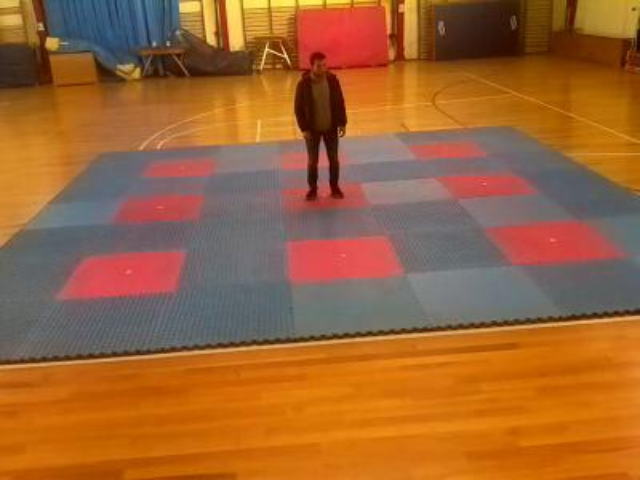
//> input picture 44_countingPixels2/000001.png, 640 x 480 px
$ ./main   (built with g++ and OpenCV 4)
//> lines starting //> are read from the running program, lines starting //| are printed output that depends on the picture; after the words box and inside, x2 and y2 are one past the last pixel; in counts of white or black regions, pixels touching at a corner belong together
### 44_countingPixels2/integral.h
//
// Created by laila on 24-05-21.
//


#if !defined IINTEGRAL
#define IINTEGRAL

#include <opencv2/core.hpp>
#include <opencv2/highgui.hpp>
#include <opencv2/imgproc.hpp>

#include <vector>

template <typename T, int N>
class IntegralImage {

    cv::Mat integralImage;

public:

    IntegralImage(cv::Mat image) {

        // (costly) computation of the integral image
        cv::integral(image,integralImage,cv::DataType<T>::type);
    }

    // compute sum over sub-regions of any size from 4 pixel access
    cv::Vec<T,N> operator()(int xo, int yo, int width, int height) {

        // window at (xo,yo) of size width by height
        return (integralImage.at<cv::Vec<T,N> >(yo+height,xo+width)
                -integralImage.at<cv::Vec<T,N> >(yo+height,xo)
                -integralImage.at<cv::Vec<T,N> >(yo,xo+width)
                +integralImage.at<cv::Vec<T,N> >(yo,xo));
    }

    // compute sum over sub-regions of any size from 4 pixel access
    cv::Vec<T,N> operator()(int x, int y, int radius) {

        // square window centered at (x,y) of size 2*radius+1
        return (integralImage.at<cv::Vec<T,N> >(y+radius+1,x+radius+1)
                -integralImage.at<cv::Vec<T,N> >(y+radius+1,x-radius)
                -integralImage.at<cv::Vec<T,N> >(y-radius,x+radius+1)
                +integralImage.at<cv::Vec<T,N> >(y-radius,x-radius));
    }
};

// convert to a multi-channel image made of binary planes
// nPlanes must be a power of 2
void convertToBinaryPlanes(const cv::Mat& input, cv::Mat& output, int nPlanes) {

    // number of bits to mask out
    int n= 8-static_cast<int>(log(static_cast<double>(nPlanes))/log(2.0));
    // mask used to eliminate least significant bits
    uchar mask= 0xFF<<n; // e.g. for div=16, mask= 0xF0

    // create a vector of 16 binary images
    std::vector<cv::Mat> planes;
    // reduce to nBins bins by eliminating least significant bits
    cv::Mat reduced= input&mask;

    // compute each binary image plane
    for (int i=0; i<nPlanes; i++) {

        // 1 for each pixel equals to i<<shift
        planes.push_back((reduced==(i<<n))&0x1);
    }

    // create multi-channel image
    cv::merge(planes,output);
}

#endif

### 44_countingPixels2/histogram.h
//
// Created by laila on 24-05-21.
//

#if !defined HISTOGRAM
#define HISTOGRAM

#include <opencv2/core.hpp>
#include <opencv2/imgproc.hpp>

// To create histograms of gray-level images
class Histogram1D {

private:

    int histSize[1];         // number of bins in histogram
    float hranges[2];        // range of values
    const float* ranges[1];  // pointer to the different value ranges
    int channels[1];         // channel number to be examined

public:

    Histogram1D() {

        // Prepare default arguments for 1D histogram
        histSize[0]= 256;   // 256 bins
        hranges[0]= 0.0;    // from 0 (inclusive)
        hranges[1]= 256.0;  // to 256 (exclusive)
        ranges[0]= hranges;
        channels[0]= 0;     // we look at channel 0
    }

    // Sets the channel on which histogram will be calculated.
    // By default it is channel 0.
    // [30 lines left out: functions setChannel, getChannel, setRange, getMinValue, getMaxValue, not called in this run]

    // Sets the number of bins in histogram.
    // By default it is 256.
    void setNBins(int nbins) {

        histSize[0]= nbins;
    }

    // Gets the number of bins in histogram.
    // [4 lines left out: function getNBins, not called in this run]

    // Computes the 1D histogram.
    cv::Mat getHistogram(const cv::Mat &image) {

        cv::Mat hist;

        // Compute 1D histogram with calcHist
        cv::calcHist(&image,
                     1,			// histogram of 1 image only
                     channels,	// the channel used
                     cv::Mat(),	// no mask is used
                     hist,		// the resulting histogram
                     1,			// it is a 1D histogram
                     histSize,	// number of bins
                     ranges		// pixel value range
        );

        return hist;
    }


    // Computes the 1D histogram and returns an image of it.
    cv::Mat getHistogramImage(const cv::Mat &image, int zoom = 1){

        // Compute histogram first
        cv::Mat hist = getHistogram(image);

        // Creates image
        return Histogram1D::getImageOfHistogram(hist, zoom);
    }

    // Stretches the source image using min number of count in bins.
    // [82 lines left out: functions stretch, stretch, not called in this run]

    // static methods

    // Create an image representing a histogram
    static cv::Mat getImageOfHistogram(const cv::Mat &hist, int zoom) {

        // Get min and max bin values
        double maxVal = 0;
        double minVal = 0;
        cv::minMaxLoc(hist, &minVal, &maxVal, 0, 0);

        // get histogram size
        int histSize = hist.rows;

        // Square image on which to display histogram
        cv::Mat histImg(histSize*zoom, histSize*zoom, CV_8U, cv::Scalar(255));

        // set highest point at 90% of nbins (i.e. image height)
        int hpt = static_cast<int>(0.9*histSize);

        // Draw vertical line for each bin
        for (int h = 0; h < histSize; h++) {

            float binVal = hist.at<float>(h);
            if (binVal>0) {
                int intensity = static_cast<int>(binVal*hpt / maxVal);
                cv::line(histImg, cv::Point(h*zoom, histSize*zoom),
                         cv::Point(h*zoom, (histSize - intensity)*zoom), cv::Scalar(0), zoom);
            }
        }

        return histImg;
    }

    // Equalizes the source image.
    // [42 lines left out: functions equalize, applyLookUp, applyLookUpWithIterator, not called in this run]
};


#endif

### 44_countingPixels2/main.cpp
#include <iostream>

#include <opencv2/core.hpp>
#include <opencv2/highgui.hpp>
#include <opencv2/imgproc.hpp>

#include <vector>

#include "histogram.h"
#include "integral.h"

int main()
{
    // Open image
    cv::Mat image= cv::imread("/home/laila/programacion/C++/openCV/44_countingPixels2/000001.png",0);
//> image: 480 rows x 640 cols, CV_8UC1; min 12, max 229, mean 111.9
    // define image roi
    int xo=295, yo=52;
    int width=51, height=144;
    cv::Mat roi(image,cv::Rect(xo,yo,width,height));
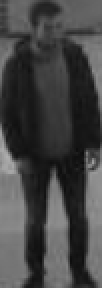
//> roi: 144 rows x 51 cols, CV_8UC1 (shown 2 times larger); min 12, max 175, mean 68.3

    // compute sum
    // returns a Scalar to work with multi-channel images
    cv::Scalar sum= cv::sum(roi);
//> sum = Scalar(501675)
    std::cout << sum[0] << std::endl;
//| 501675

    // compute integral image
    cv::Mat integralImage;
    cv::integral(image,integralImage,CV_32S);
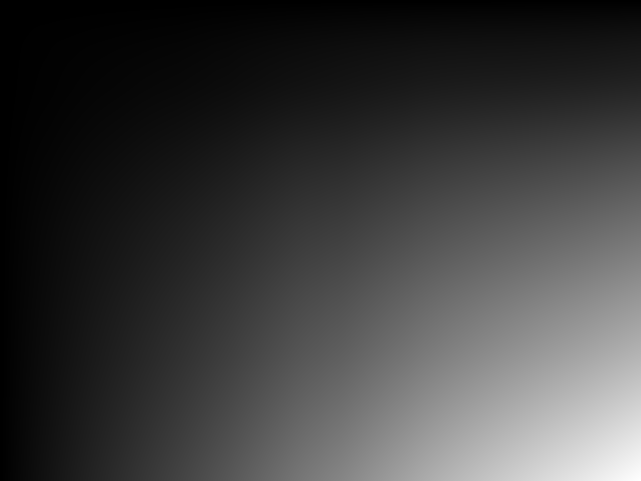
//> integralImage: 481 rows x 641 cols, CV_32SC1; min 0, max 34371048, mean 8291630.4; drawn with min black and max white
    // get sum over an area using three additions/subtractions
    int sumInt= integralImage.at<int>(yo+height,xo+width)
                -integralImage.at<int>(yo+height,xo)
                -integralImage.at<int>(yo,xo+width)
                +integralImage.at<int>(yo,xo);
//> sumInt = 501675
    std::cout << sumInt << std::endl;
//| 501675

    // histogram of 16 bins
    Histogram1D h;
    h.setNBins(16);
    // compute histogram over image roi
    cv::Mat refHistogram= h.getHistogram(roi);
//> in getHistogram, `cv::calcHist(&image, 1, channels, cv::Mat(), hist, 1, histSize, ranges..`: hist = [20, 2080, 1012, 938, 535, 417, 557, 1079, 589, 75, 42, 0, 0, 0, 0, 0]
//> refHistogram has the same summary as hist in getHistogram

    cv::namedWindow("Reference Histogram");
    cv::imshow("Reference Histogram",h.getHistogramImage(roi,16));
//> in getImageOfHistogram, `cv::minMaxLoc(hist, &minVal, &maxVal, 0, 0);`: maxVal = 2080
//> the loop in getImageOfHistogram, `for (int h = 0; h < histSize; h++)` made 16 passes
//> (binVal, intensity) on passes 1 to 11: (20, 0), (2080, 14), (1012, 6), (938, 6), (535, 3), (417, 2), (557, 3), (1079, 7), (589, 3), (75, 0), (42, 0)
//> binVal on passes 12 to 16: 0, 0, 0, 0, 0
//> after the loop in getImageOfHistogram, `for (int h = 0; h < histSize; h++)`:
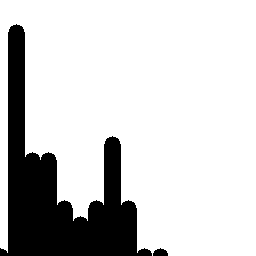
//> histImg: 256 rows x 256 cols, CV_8UC1; 80.9% white; 2 black regions, box (x1, y1, x2, y2) and area: (0, 24, 152, 256) 12427, (153, 248, 168, 256) 90
    std::cout << refHistogram << std::endl;
//| [20;
//|  2080;
//|  1012;
//|  938;
//> (the first 4 of 16 printed lines)

    // first create 16-plane binary image
    cv::Mat planes;
    convertToBinaryPlanes(image,planes,16);
    // then compute integral image
    IntegralImage<float,16> intHisto(planes);


    // for testing compute a histogram of 16 bins with integral image
    cv::Vec<float,16> histogram= intHisto(xo,yo,width,height);
    std::cout<< histogram << std::endl;
//| [20, 2080, 1012, 938, 535, 417, 557, 1079, 589, 75, 42, 0, 0, 0, 0, 0]

    cv::namedWindow("Reference Histogram (2)");
    cv::Mat im= h.getImageOfHistogram(cv::Mat(histogram),16);
//> the loop in getImageOfHistogram (call 2), `for (int h = 0; h < histSize; h++)` made 16 passes
    cv::imshow("Reference Histogram (2)",im);

    // search in second image
    cv::Mat secondImage= cv::imread("/home/laila/programacion/C++/openCV/44_countingPixels2/000653.png",0);
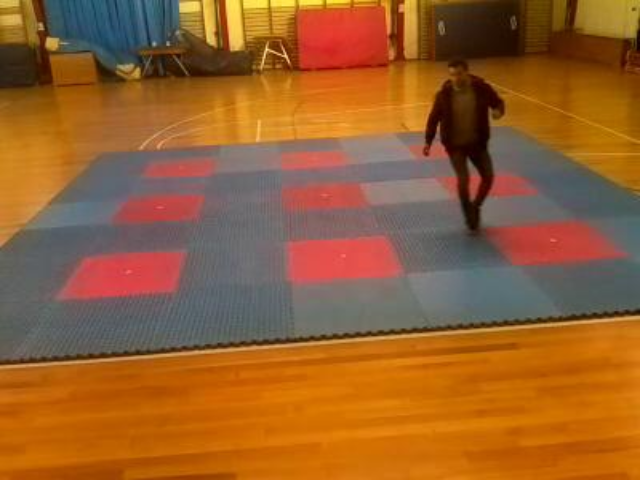
//> input picture 44_countingPixels2/000653.png, 640 x 480 px
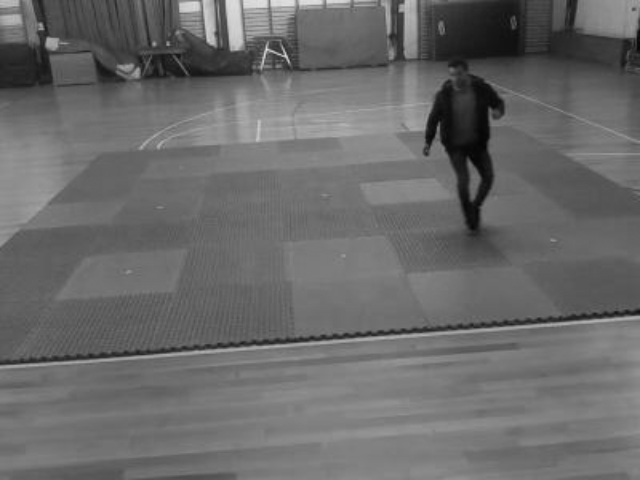
//> secondImage: 480 rows x 640 cols, CV_8UC1; min 4, max 228, mean 106.1
    if (!secondImage.data)
        return 0;

    // first create 16-plane binary image
    convertToBinaryPlanes(secondImage,planes,16);
    // then compute integral image
    IntegralImage<float,16> intHistogram(planes);

    // compute histogram of 16 bins with integral image (testing)
    histogram= intHistogram(135,114,width,height);
    std::cout<< histogram << std::endl;
//| [0, 0, 0, 0, 0, 777, 3975, 2134, 337, 96, 24, 1, 0, 0, 0, 0]

    cv::namedWindow("Current Histogram");
    cv::Mat im2= h.getImageOfHistogram(cv::Mat(histogram),16);
//> call 3 of getImageOfHistogram, with zoom = 16
//> in getImageOfHistogram (call 3), `cv::minMaxLoc(hist, &minVal, &maxVal, 0, 0);`: maxVal = 3975
//> the loop in getImageOfHistogram (call 3), `for (int h = 0; h < histSize; h++)` made 16 passes
//> (binVal, intensity) on passes 6 to 12: (777, 2), (3975, 14), (2134, 7), (337, 1), (96, 0), (24, 0), (1, 0)
//> after the loop in getImageOfHistogram (call 3), `for (int h = 0; h < histSize; h++)`:
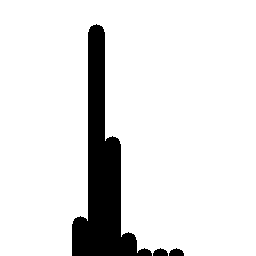
//> histImg: 256 rows x 256 cols, CV_8UC1; 89.3% white; 3 black regions, box (x1, y1, x2, y2) and area: (72, 24, 152, 256) 6818, (153, 248, 168, 256) 90, (169, 248, 184, 256) 90
    cv::imshow("Current Histogram",im2);

    std::cout << "Distance= " << cv::compareHist(refHistogram,histogram, cv::HISTCMP_INTERSECT) << std::endl;
//| Distance= 2489

    double maxSimilarity=0.0;
    int xbest, ybest;
    // loop over a horizontal strip around girl location in initial image
    for (int y=110; y<120; y++) {
        for (int x=0; x<secondImage.cols-width; x++) {


            // compute histogram of 16 bins using integral image
            histogram= intHistogram(x,y,width,height);
            // compute distance with reference histogram
            double distance= cv::compareHist(refHistogram,histogram, cv::HISTCMP_INTERSECT);
            // find position of most similar histogram
            if (distance>maxSimilarity) {

                xbest= x;
                ybest= y;
                maxSimilarity= distance;
            }

            std::cout << "Distance(" << x << "," << y << ")=" << distance << std::endl;
        }
    }
//> after the loop, xbest = 424; ybest = 110; maxSimilarity = 5082

    std::cout << "Best solution= (" << xbest << "," << ybest << ")=" << maxSimilarity << std::endl;
//| Best solution= (424,110)=5082

    // draw a rectangle around target object
    cv::rectangle(image,cv::Rect(xo,yo,width,height),0);
    cv::namedWindow("Initial Image");
    cv::imshow("Initial Image",image);

    cv::namedWindow("New Image");
    cv::imshow("New Image",secondImage);

    // draw rectangle at best location
    cv::rectangle(secondImage,cv::Rect(xbest,ybest,width,height),0);
    // draw rectangle around search area
    cv::rectangle(secondImage,cv::Rect(0,110,secondImage.cols,height+10),255);
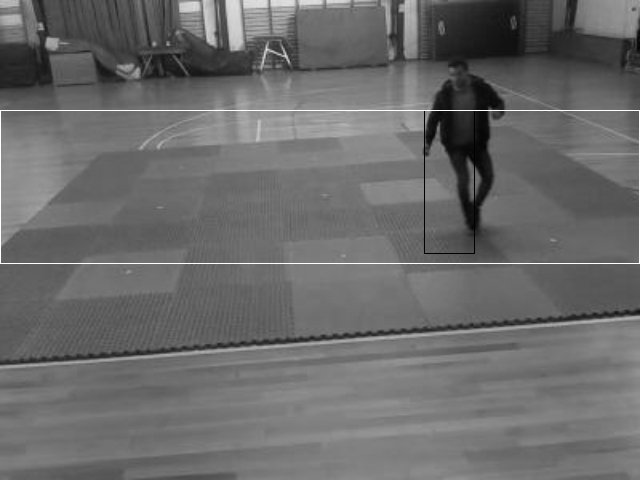
//> secondImage: 480 rows x 640 cols, CV_8UC1; min 0, max 255, mean 106.7
    cv::namedWindow("Object location");
    cv::imshow("Object location",secondImage);

    cv::waitKey();

}
